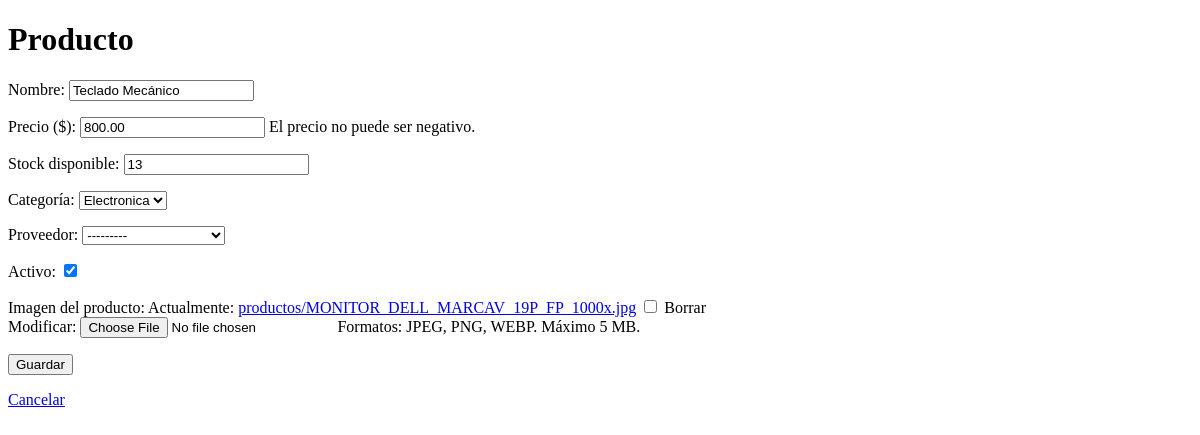
The page /productos/2/editar/ (signed in) on the database as committed earlier.
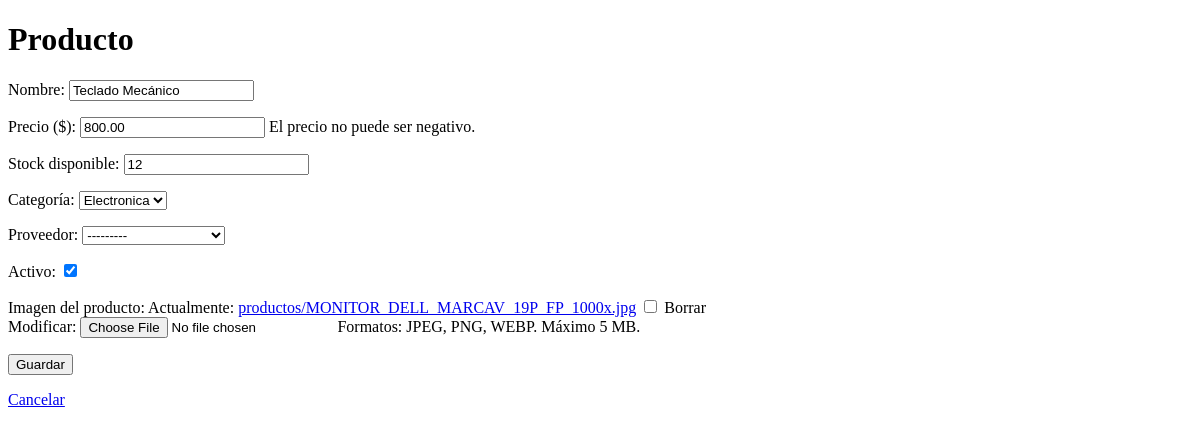
The same page on the database as committed later.
### productos/models.py (models this page shows, shortened)
class Producto(models.Model):
    nombre = models.CharField(
        max_length=200, verbose_name='Nombre'
    )
    precio = models.DecimalField(
        max_digits=10,
        decimal_places=2,
        validators=[MinValueValidator(Decimal('0.00'))],
        verbose_name='Precio ($)',
        help_text='El precio no puede ser negativo.'
    )
    stock = models.IntegerField(
        default=0,
        validators=[MinValueValidator(0)],
        verbose_name='Stock disponible'
    )
    categoria = models.ForeignKey(
        Categoria,
        on_delete=models.PROTECT,          # D-01: no borrar categoría con productos
        related_name='productos',
        verbose_name='Categoría'
    )
    proveedor = models.ForeignKey(
        Proveedor,
        on_delete=models.SET_NULL,         # D-02: producto puede quedar sin proveedor
        null=True,
        blank=True,
        related_name='productos',
        verbose_name='Proveedor'
    )
    activo = models.BooleanField(
        default=True, verbose_name='Activo'
    )
    imagen = models.ImageField(            # ← NUEVO W11
        upload_to='productos/',            # subcarpeta dentro de MEDIA_ROOT
        null=True,
        blank=True,
        verbose_name='Imagen del producto',
        help_text='Formatos: JPEG, PNG, WEBP. Máximo 5 MB.',
        validators=[validar_imagen_producto],
    )
    creado = models.DateTimeField(
        auto_now_add=True, verbose_name='Fecha de registro'
    )
    class Meta:
        verbose_name = 'Producto'
        verbose_name_plural = 'Productos'
        ordering = ['nombre']

class Categoria(models.Model):
    nombre = models.CharField(
        max_length=100, unique=True, verbose_name='Nombre'
    )
    descripcion = models.TextField(
        blank=True, verbose_name='Descripción'
    )
    class Meta:
        verbose_name = 'Categoría'
        verbose_name_plural = 'Categorías'
        ordering = ['nombre']
    def __str__(self) -> str:
        return self.nombre

### productos/views.py (the view)
# urls.py: path('<int:pk>/editar/',   views.ProductoUpdateView.as_view(), name='editar'),
class ProductoUpdateView(LoginRequiredMixin, UpdateView):
    model = Producto
    form_class = ProductoForm          # W11: formulario con imagen
    template_name = 'productos/form.html'
    success_url = reverse_lazy('productos:lista')

### productos/templates/productos/form.html (shortened to what this page needs)
<!DOCTYPE html>
<html lang="es">
<head>
</head>
<body>
  <h1>Producto</h1>
  <form method="post">
    {{ form.as_p }}
    <button type="submit">Guardar</button>
  <p><a href="{% url 'productos:lista' %}">Cancelar</a></p>
</body>
</html>

Rows that differ between the two databases and show on the page:
changed Producto "Electronica": stock "13" → "12"
